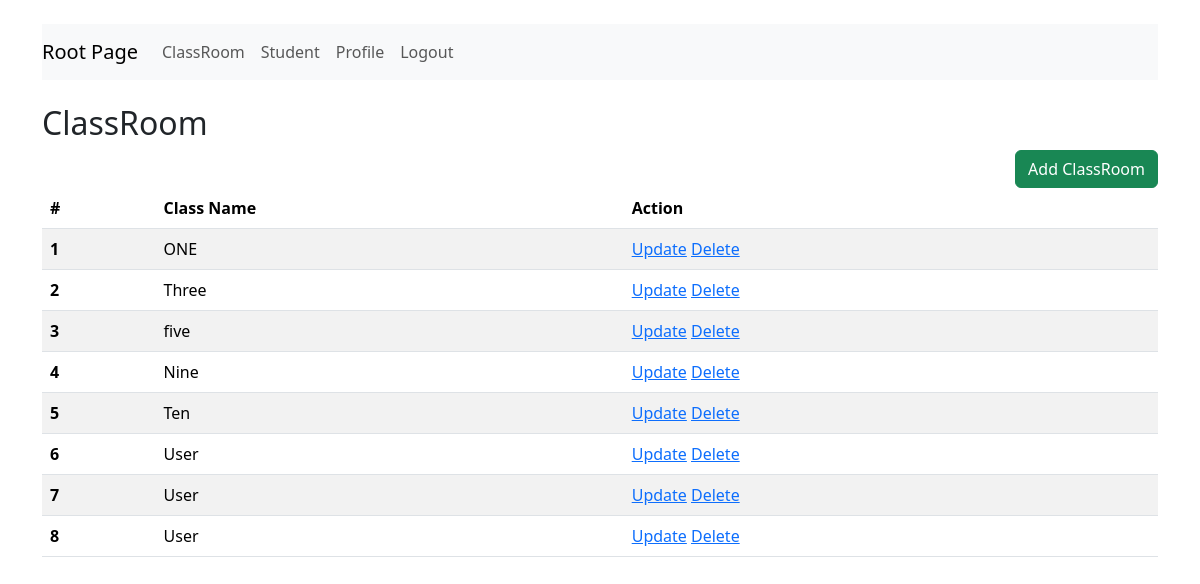
Page /classbased/classroom/ (signed in) on the earlier database version.
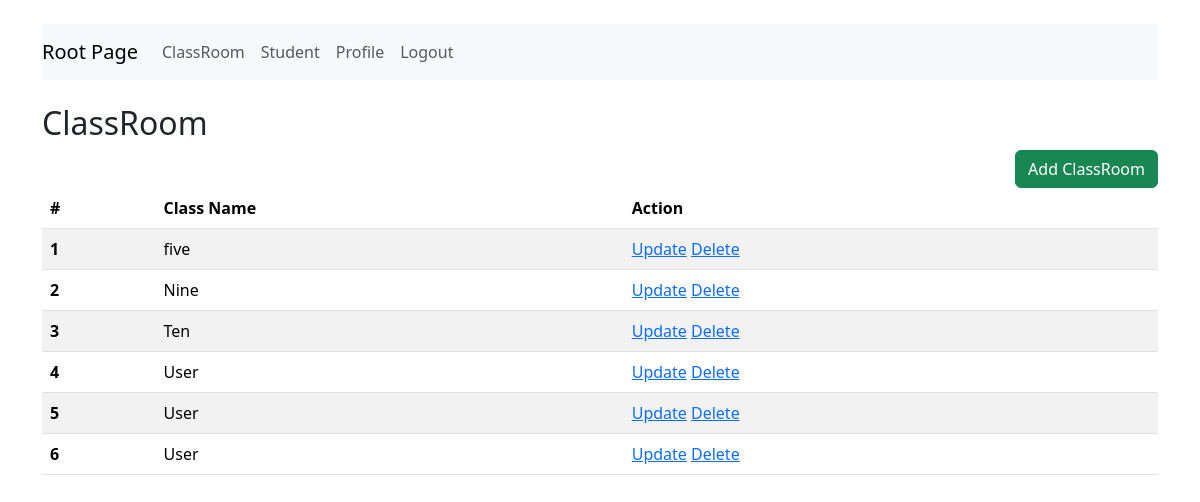
Same page on the later database version.
### crud/models.py (models this page shows)
class ClassRoom(models.Model):
        name = models.CharField(max_length=10)

### classbased/views.py (the view)
# urls.py: path("classroom/", ClassRoomView.as_view()),
@method_decorator(login_required, name="dispatch")
class ClassRoomView(ListView):
    queryset = ClassRoom.objects.all()
    template_name = 'classbased/classroom.html'
    context_object_name = "classrooms"

### classbased/templates/classbased/classroom.html
{% extends 'crud/base.html' %}
{% block content %}
    {% include 'classbased/nav.html' %}
    <br>
    <h2>ClassRoom</h2>
    <a href="{% url 'classbased_add_classroom' %}" class="btn btn-success" style="float: right">Add ClassRoom</a>
    <br>
    <table class="table table-striped">
        <thead>
        <tr>
            <th scope="col">#</th>
            <th scope="col">Class Name</th>
            <th scope="col">Action</th>
        </tr>
        </thead>
        <tbody>
        {% for classroom in classrooms %}
        <tr>
            <th scope="row">{{ forloop.counter }}</th>
            <td>{{ classroom.name }}</td>
            <td>
                <a href="{% url 'cb_update_classroom' classroom.id %}">Update</a>
                <a href="{% url 'cb_delete_classroom' classroom.id %}">Delete</a>
            </td>
        </tr>
        {% endfor %}
        </tbody>
    </table>
{% endblock %}

Differences in the rows shown:
removed ClassRoom: name "ONE"
removed ClassRoom: name "Three"
